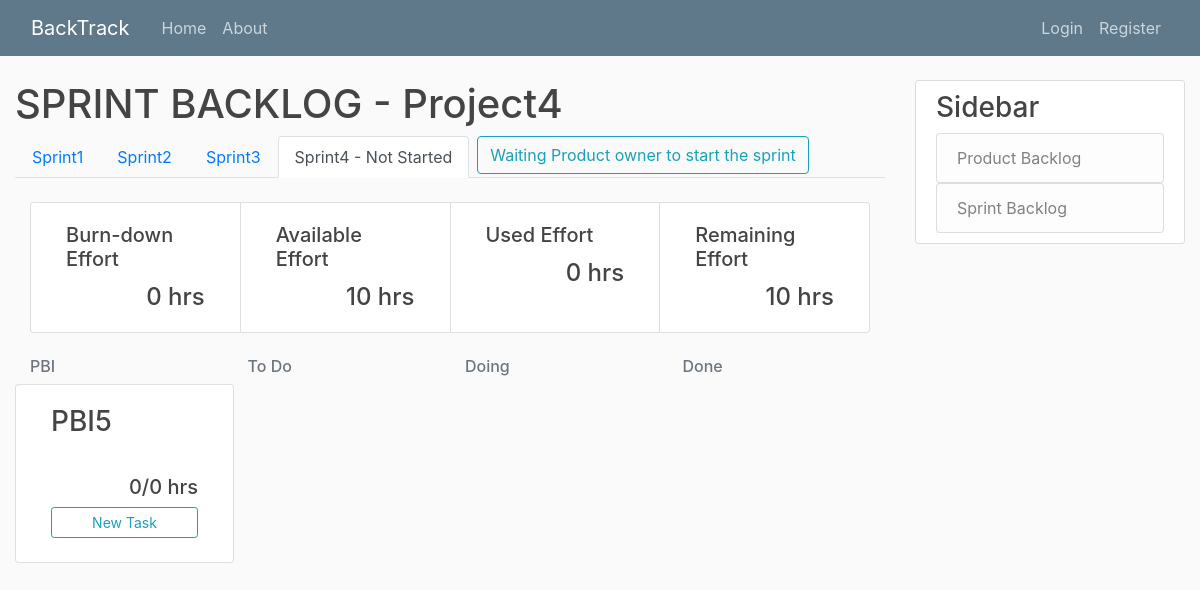
The app's page /project4-sprint_9/ with its own data.
### project/models.py (models this page shows, shortened)
class Project(models.Model):
	title = models.CharField(max_length=20, unique=True)
	details = models.TextField()
	slug = models.SlugField(unique=True, default="")

### sprintBacklog/models.py (models this page shows, shortened)
class Sprint(models.Model):
	title = models.CharField(max_length=20, default="Sprint")
	available_effort = models.IntegerField()
	start_date = models.DateField(blank=True, null=True)
	details = models.TextField(null=True)
	project = models.ForeignKey(Project, on_delete=models.CASCADE, blank=True, null=True, default=None)
	status_choice = [
		('Not Started', 'Not Started'),
		('Started', 'Started'),
		('Ended', 'Ended'),
	]
	status = models.CharField(
		max_length = 20,
		choices = status_choice,
		default ='Not Started',
	)
	def save(self, *args, **kwargs):
		number_of_sprint = Sprint.objects.filter(project=self.project).count()
		if Sprint.objects.filter(project=self.project).count() == None:
			number_of_sprint = 1
		else:
			number_of_sprint += 1
		if self not in Sprint.objects.filter(project=self.project):
			self.title = "Sprint" + str(number_of_sprint)
		super().save(*args, **kwargs)

### productBacklog/models.py (models this page shows, shortened)
class PBI(models.Model):
	priority = models.IntegerField()
	title = models.CharField(max_length=20)
	status_choice = [
		('To Do', 'To Do'),
		('Doing', 'Doing'),
		('Done', 'Done'),
		('Unfinished', 'Unfinished')
	]
	status = models.CharField(
		max_length = 20,
		choices = status_choice,
		default = 'To Do',
	)
	ESP = models.IntegerField("estimated story point")
	details = models.TextField()
	project = models.ForeignKey(Project, on_delete=models.CASCADE, blank=True, null=True, default=None)
	sprint = models.ManyToManyField(Sprint) # , blank=True, null=True, default=None)

### sprintBacklog/views.py (the view)
# urls.py: path('<int:sprint>/', SprintBacklogListView.as_view(), name='sprint-home'),
class SprintBacklogListView(ListView):
	model = Sprint
	template_name = 'sprintBacklog/home.html'
	context_object_name = 'sprint'
	def get_queryset(self):
		queryset = Sprint.objects.filter(project_id=self.project).order_by('pk')
		index = 1
		for s in queryset:
			s.title = "Sprint" + str(index)
			s.save()
			index += 1
		return self.sprint
	def dispatch(self, request, *args, **kwargs):
		self.project = get_object_or_404(Project, slug=kwargs['project'])
		self.sprint = Sprint.objects.get(pk=kwargs['sprint'])
		return super().dispatch(request, *args, **kwargs)
	def get_context_data(self, **kwargs):
		context = super().get_context_data(**kwargs)
		context['project'] = self.project
		context['all_sprint'] = Sprint.objects.filter(project=self.project).order_by('pk')
		context['PBI'] = PBI.objects.filter(project=self.project, status='To Do')
		context['lastSprintEnded'] = Sprint.objects.filter(project=self.project).order_by('pk').last().status == 'Ended'
		task = []
		total = 0
		completed = 0
		for p in PBI.objects.filter(sprint=self.sprint):
			todo = Task.objects.filter(sprint=self.sprint).filter(status='To Do').filter(PBI=p)
			doing = Task.objects.filter(sprint=self.sprint).filter(status='Doing').filter(PBI=p)
			done = Task.objects.filter(sprint=self.sprint).filter(status='Done').filter(PBI=p)
			todoE = todo.aggregate(Sum('effort')).get('effort__sum') if todo else 0
			doingE = doing.aggregate(Sum('effort')).get('effort__sum') if doing else 0
			doneE = done.aggregate(Sum('effort')).get('effort__sum') if done else 0
			total += doneE + doingE + todoE
			completed += doneE
			tmp = {"pbi": p,
					"todo": todo,
					"doing": doing,
					"done": done,
					"finish": doneE,
					"not_finish": doingE + todoE + doneE
					}
			task.append(tmp)
		stat = {"completed": completed,
				"available": self.sprint.available_effort,
				"used": total,
				"remaining": self.sprint.available_effort - total
				}
		context['stat'] = stat
		context['task'] = task
		return context

### templates/SprintBacklog/home.html (shortened to what this page needs)
{% extends "base.html" %}
{% block content %}
	<h1>SPRINT BACKLOG - {{ project.title }}</h1>
	<ul class="nav nav-tabs" align="right">
		{% for s in all_sprint %}
		<li class="nav-item">
			{% if s.pk == sprint.pk %}
				<a class="nav-link active" href="{% url 'sprintBacklog-detail' project.slug s.pk %}">{{ s.title }} - {{ sprint.status }}</a>
			{% else %}
				<a class="nav-link" href="{% url 'sprint-home' project.slug s.pk %}">{{ s.title }}</a>
			{% endif %}
		</li>
		{% endfor %}
		{% if sprint.status != 'Ended' %}
		<li class="nav-item">
			{% if sprint.status == 'Not Started' %}
				{%if user.position == '1'%}
					<form action="{% url 'sprintBacklog-start' project.slug sprint.pk%}"  method="POST">{% csrf_token %}
					<button class="btn btn-outline-info ml-2">Start Sprint</button>
					</form>
				{%else%}
					<a class="btn btn-outline-info ml-2" href="#">Waiting Product owner to start the sprint</a>
				{%endif%}
			{% elif sprint.status == 'Started' %}
				{%if user.position == '1'%}
					<form action="{% url 'sprintBacklog-end' project.slug sprint.pk%}"  method="POST">{% csrf_token %}
					<button class="btn btn-outline-info ml-2">End Sprint</button>
					</form>
				{%endif%}
			{% endif %}
		</li>
		{% endif %}
	</ul>
	<div class="container-fluid">
	<div class="card-group">
		<div class="col-sm card">
			<div class="card-body">
				<h5 class="card-title">Burn-down Effort</h5>
				<h4 class="card-text" style="text-align: right">{{ stat.completed }} hrs</h4>
			</div>
		</div>
		<div class="col-sm card">
			<div class="card-body">
				<h5 class="card-title">Available Effort</h5>
				<h4 class="card-text" style="text-align: right">{{ stat.available }} hrs</h4>
			</div>
		</div>
		<div class="col-sm card">
			<div class="card-body">
				<h5 class="card-title">Used Effort</h5>
				<h4 class="card-text" style="text-align: right">{{ stat.used }} hrs</h4>
			</div>
		</div>
		<div class="col-sm card">
			<div class="card-body">
				<h5 class="card-title">Remaining Effort</h5>
				<h4 class="card-text" style="text-align: right">{{ stat.remaining }} hrs</h4>
			</div>
		</div>
	</div>
	</div>
	<div class="container">
		<div class="row">
			<div class="col-md">
				<h6 class="text-muted">PBI</h6>
			</div>
			<div class="col-md">
				<h6 class="text-muted">To Do</h6>
			</div>
			<div class="col-md">
				<h6 class="text-muted">Doing</h6>
			</div>
			<div class="col-md">
				<h6 class="text-muted">Done</h6>
			</div>
		</div>
	</div>
	{% for t in task %}
	<div class="container">
		<div class="row">
			<div class="col-sm card">
				<div class="card-body d-flex flex-column">
					<a href="{% url 'productBacklog-detail' project.slug t.pbi.pk %}"><h3 class="card-title">{{ t.pbi.title }}</h3></a>
					<h5 class="card-text mt-auto" style="text-align: right">{{ t.finish }}/{{ t.not_finish }} hrs</h5>
					{% if sprint.status == "Not Started" %}
						<a href="{% url 'task-create' project.slug sprint.pk t.pbi.pk %}" class="btn btn-outline-info btn-sm mt-auto mb-1">New Task</a>
					{% endif %}
				</div>
			</div>
			<div class="col-md">
			</div>
			<div class="col-md">
			</div>
			<div class="col-md">
			</div>
		</div>
	</div>
	{% endfor %}
{% endblock content %}

### productBacklog/static/PBI/main.css (style rules this page uses)
body { background: #fafafa; color: #333333; margin-top: 5rem; }
h1, h2, h3, h4, h5, h6 { color: #444444; }
ul { margin: 0; }

### records on screen
Project: title "Project4"
Sprint: title "Sprint1"
Sprint: title "Sprint2"
Sprint: title "Sprint3"
Sprint: title "Sprint4", status "Not Started"
PBI: pbi "PBI5", finish "0", not_finish "0"

### other values on screen
{{ stat.completed }} "0"
{{ stat.available }} "10"
{{ stat.used }} "0"
{{ stat.remaining }} "10"
